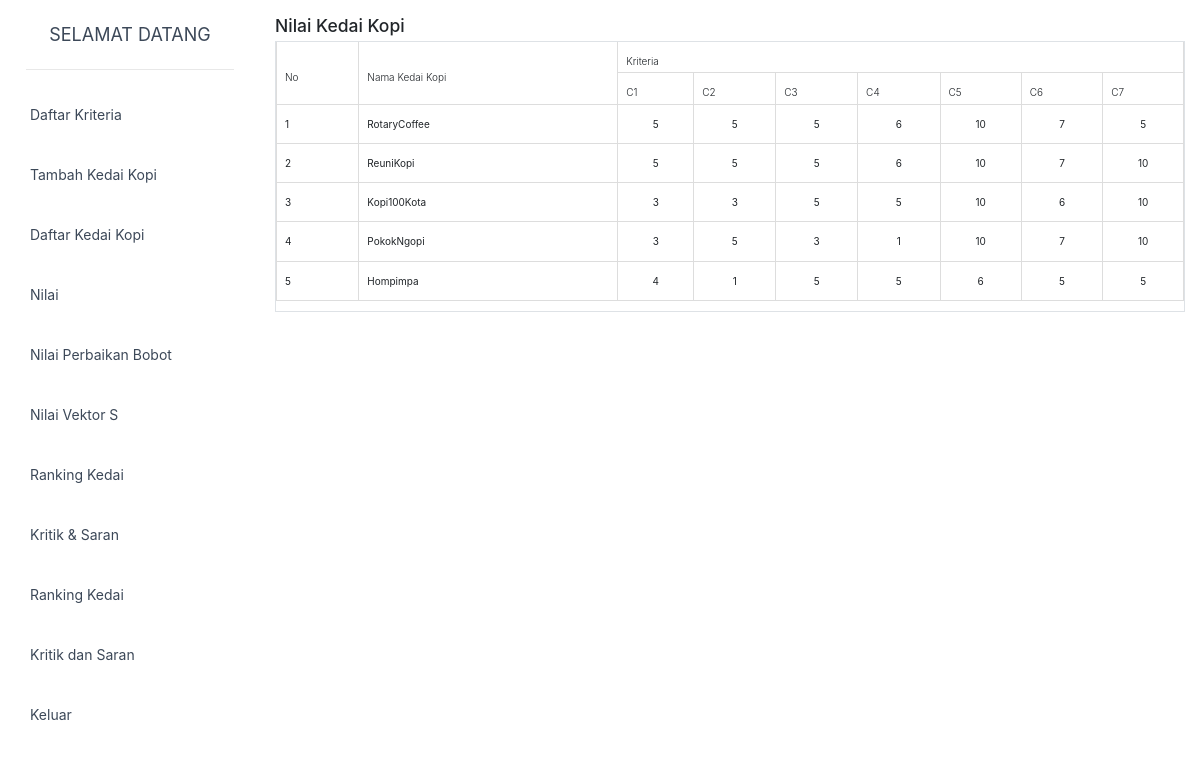
/login/dashboard/index.php?page=6 (signed in), run on an earlier commit of the app's database.
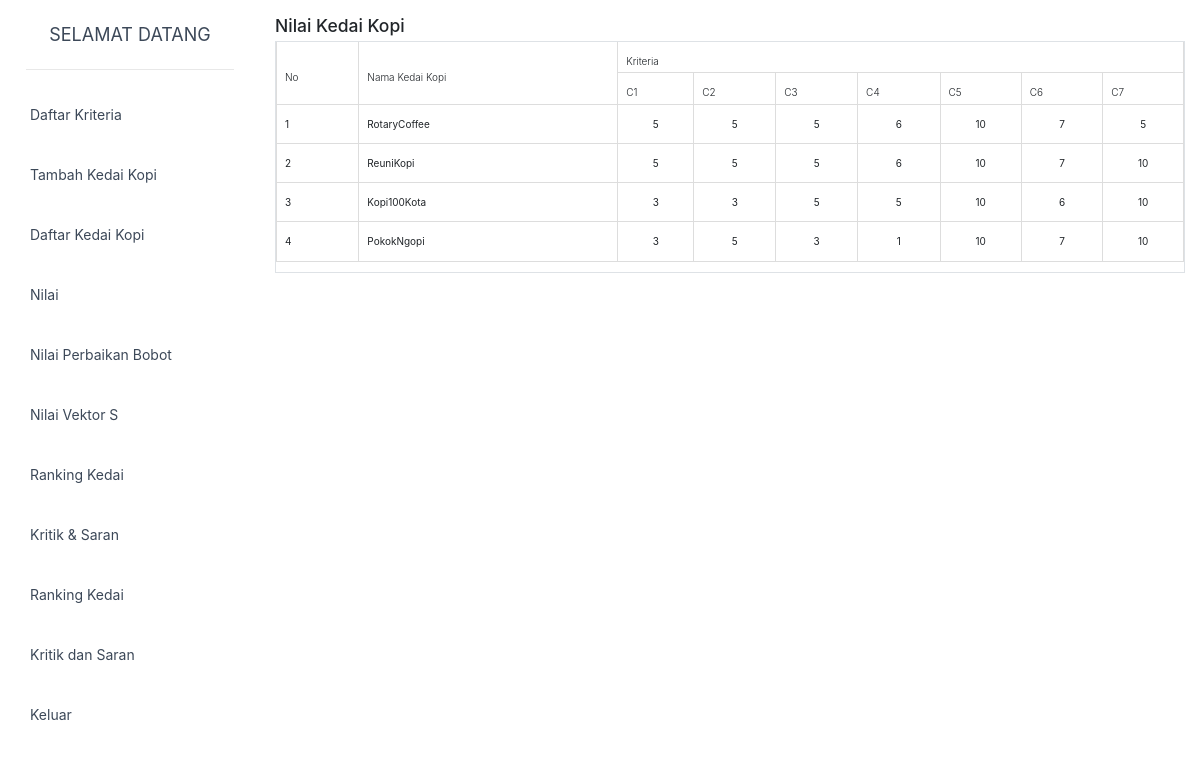
And on a later commit of the database.
### tables this page shows
CREATE TABLE `alternatif` (
  `id_alternatif` varchar(5) NOT NULL,
  `nm_alternatif` varchar(35) NOT NULL,
  `n_vektor_s` double NOT NULL,
  `n_vektor_v` double NOT NULL
);

CREATE TABLE `nilai` (
  `id_nilai` int(7) NOT NULL,
  `id_alternatif` varchar(7) NOT NULL,
  `id_kriteria` varchar(7) NOT NULL,
  `nilai` double NOT NULL
);

### login/dashboard/include/nilai_list.php (the view)
<?php
include ("../koneksi/koneksi.php");
$s=mysqli_query($conn, "select * from kriteria");
$h=mysqli_num_rows($s);
?>
<div class="box-header">
	<h3 class="box-title ">Nilai Kedai Kopi</h3>
</div>
<div class="table table-bordered table-responsive">
	<table class="table table-stripped table-hover table-bordered">
		<thead>
			<tr>
				<th rowspan="2">No</th>
				<th rowspan="2">Nama Kedai Kopi</th>
				<th colspan="<?php echo $h; ?>">Kriteria</th>
			</tr>
			<tr>
				<?php
for($n=1;$n<=$h;$n++){
	echo"<th>C{$n}</th>";
}
?>
			</tr>
		</thead>
		<tbody>
			<?php
$i=0;
$a=mysqli_query($conn, "select * from alternatif");
while($da=mysqli_fetch_assoc($a)){
	echo "<tr>
		<td>".(++$i)."</td>
		<td>$da[nm_alternatif]</td>";
		$idalt=$da['id_alternatif'];
			$n=mysqli_query($conn, "select * from nilai where id_alternatif='$idalt'");
		while($dn=mysqli_fetch_assoc($n)){
			echo "<td align='center'>$dn[nilai]</td>";
		}
		echo "</tr>\n";
}
?>
		</tbody>
	</table>
</div>

What changed in the data, as far as the page shows it:
removed alternatif: nm_alternatif "Hompimpa"
removed nilai: nilai "4", shown under "Hompimpa"
removed nilai: nilai "1", shown under "Hompimpa"
removed nilai: nilai "5", shown under "Hompimpa"
removed nilai: nilai "5", shown under "Hompimpa"
removed nilai: nilai "6", shown under "Hompimpa"
removed nilai: nilai "5", shown under "Hompimpa"
removed nilai: nilai "5", shown under "Hompimpa"
